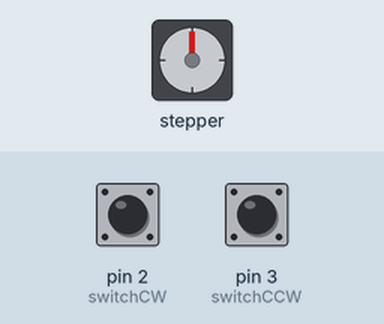
Bench run of a sketch on a simulated Arduino Uno, built with avr-gcc and run on an emulated ATmega328P. Parts: stepper motor. Wiring (inferred from the names in the program): stepper motor (2048 steps per turn assumed): coils pin 10, pin 11, pin 12, pin 13. The inputs (shaded band) are chosen by the test bench; at power-on: pin 2 (switchCW) HIGH, pin 3 (switchCCW) HIGH.

Above: at 1.2 s.
1.3 s: pin 2 (switchCW) pulled LOW for 1 s
At 2.8 s:
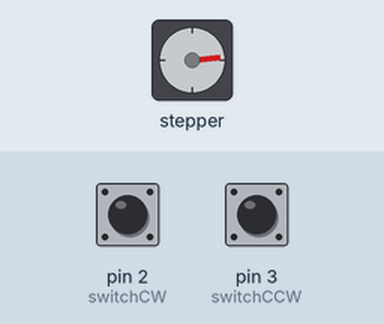
3.8 s: pin 3 (switchCCW) pulled LOW for 3.2 s
At 8.0 s:
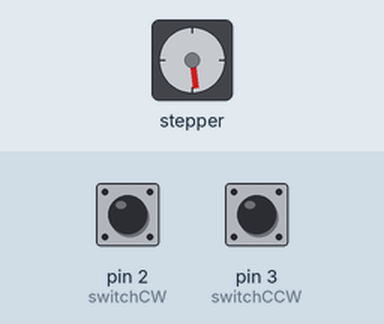
8.5 s: pin 3 (switchCCW) pulled LOW for 1 s
At 9.8 s:
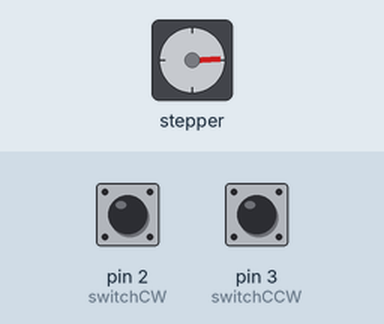
11.0 s: pin 2 (switchCW) pulled LOW for 0.15 s
At 11.6 s:
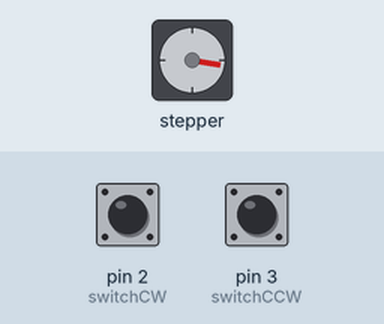
12.6 s: pin 2 (switchCW) pulled LOW for 3.2 s
At 13.05 s:
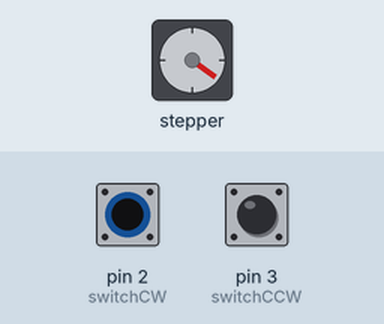
Timing chart, 0 to 17.3 s (numbered marks = the images above; inputs shaded):
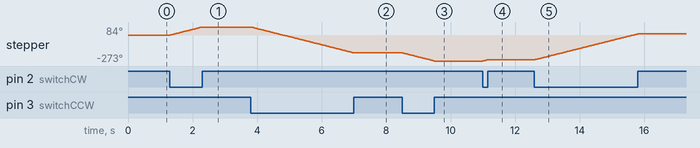

Measured:
- after the input at 1.3 s, stepper: turns 84° clockwise in 0.98 s, starting at once
- after the input at 3.8 s, stepper: turns 272° counter-clockwise in 3.2 s, starting at once
- after the input at 8.5 s, stepper: turns 85° counter-clockwise in 0.98 s, starting at once
- after the input at 11.0 s, stepper: turns 13° clockwise in 0.14 s, starting at once
- after the input at 12.6 s, stepper: turns 271° clockwise in 3.2 s, starting at once

The sketch:

Control_Stepper_motor_28BYj-48__push_buttons.ino
```cpp
// (licence header left out)
int Pin1 = 10;//IN1 is connected to 10
int Pin2 = 11;//IN2 is connected to 11
int Pin3 = 12;//IN3 is connected to 12
int Pin4 = 13;//IN4 is connected to 13
int switchCW  =2;//define input pin for CW push button
int switchCCW =3;//define input pin for CCW push button


int pole1[] ={0,0,0,0, 0,1,1,1, 0};//pole1, 8 step values
int pole2[] ={0,0,0,1, 1,1,0,0, 0};//pole2, 8 step values
int pole3[] ={0,1,1,1, 0,0,0,0, 0};//pole3, 8 step values
int pole4[] ={1,1,0,0, 0,0,0,1, 0};//pole4, 8 step values


int poleStep = 0;
int  dirStatus = 3;// stores direction status 3= stop (do not change)

void setup()
{
  //Robojax Stepper Motor Code STPB-2
 pinMode(Pin1, OUTPUT);//define pin for ULN2003 in1
 pinMode(Pin2, OUTPUT);//define pin for ULN2003 in2
 pinMode(Pin3, OUTPUT);//define pin for ULN2003 in3
 pinMode(Pin4, OUTPUT);//define pin for ULN2003 in4

 pinMode(switchCW,INPUT_PULLUP);
 pinMode(switchCCW,INPUT_PULLUP);

}
 void loop()
{
  //Robojax Stepper Motor Code STPB-2
  if(digitalRead(switchCCW) == LOW)
  {
    dirStatus =1;
  }else if(digitalRead(switchCW) == LOW)
  {
   dirStatus  = 2;
  }else
  {
    dirStatus =3;
  }
 if(dirStatus ==1){
   poleStep++;
    driveStepper(poleStep);
 }else if(dirStatus ==2){
   poleStep--;
    driveStepper(poleStep);
 }else{
  driveStepper(8);
 }
 if(poleStep>7){
   poleStep=0;
 }
 if(poleStep<0){
   poleStep=7;
 }
 delay(1);
//Robojax Stepper Motor Code STPB-2
}// loop


/*
 * @brief sends signal to the motor
 * @param "c" is integer representing the pol of motor
 * @return does not return anything
 *
 * www.Robojax.com code June 2019
 */
void driveStepper(int c)
{
  //Robojax Stepper Motor Code STPB-2
     digitalWrite(Pin1, pole1[c]);
     digitalWrite(Pin2, pole2[c]);
     digitalWrite(Pin3, pole3[c]);
     digitalWrite(Pin4, pole4[c]);
}//driveStepper end here
```
